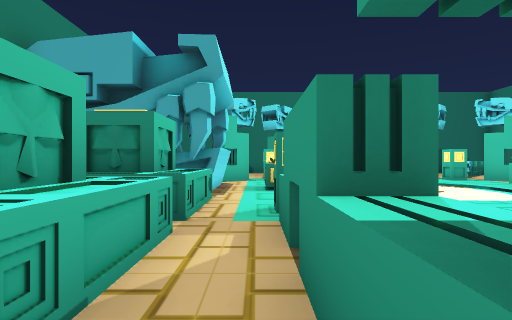
view 1 (above)

24 first-person views from a walk through a scene from a Unity 3-D project. The camera is 1.3 m above the floor, looks level and sees 80° across. The floor is counted in squares, 2 m on a side. Each view is taken from the middle of a square. On the plan, view 1 faces up. The plan holds only what a view shows up to about 10 squares ahead; the rest is blank. The place goes on beyond the plan. The player is left out. Some animated figures are not drawn.

view 2
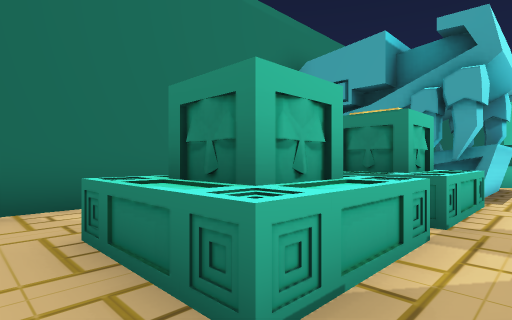

view 3
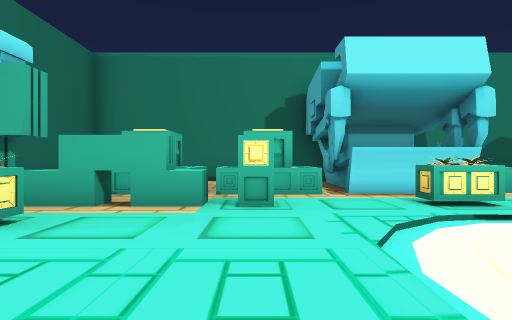

view 4
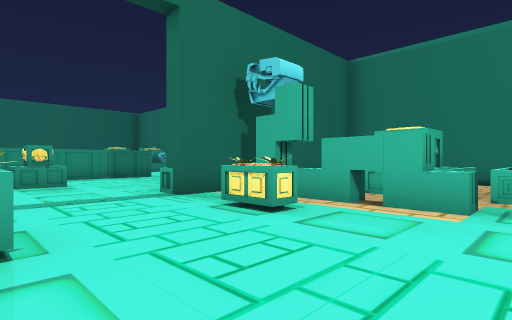

view 5
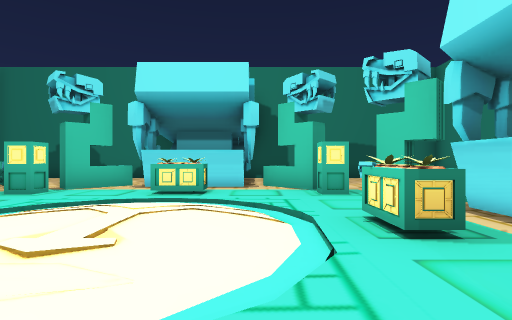

view 6
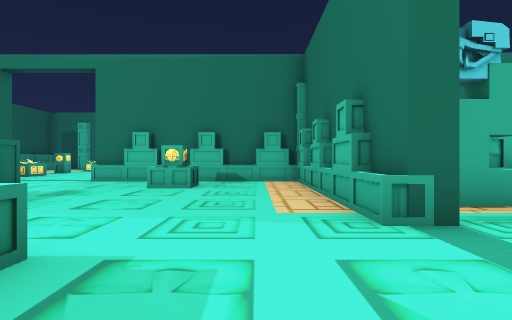

view 7
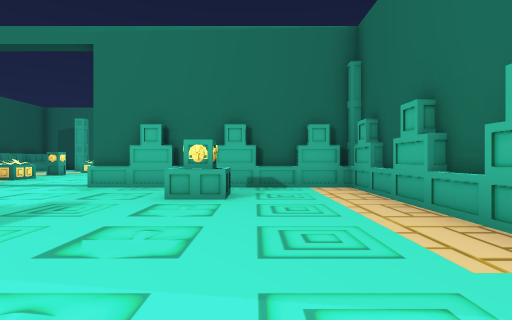

view 8
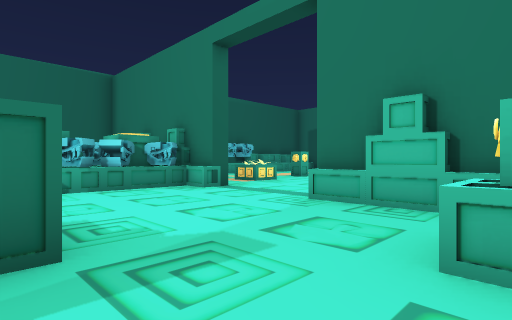

view 9
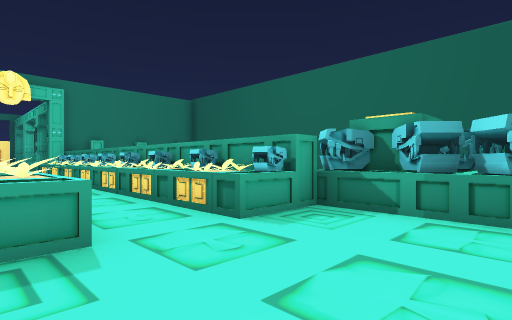

view 10
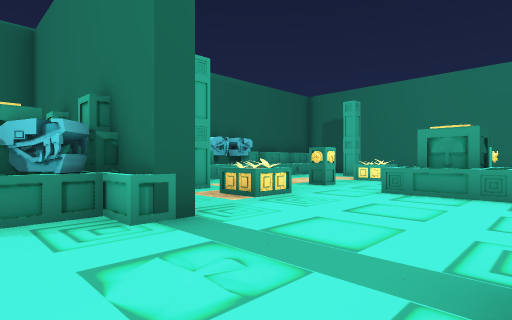

view 11
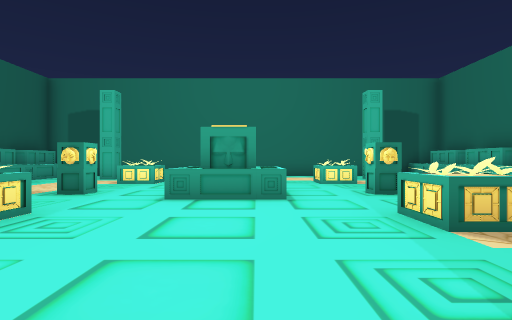

view 12
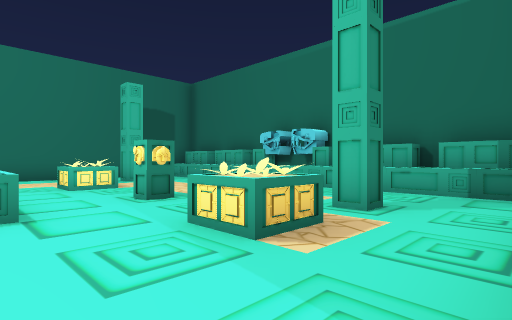

view 13
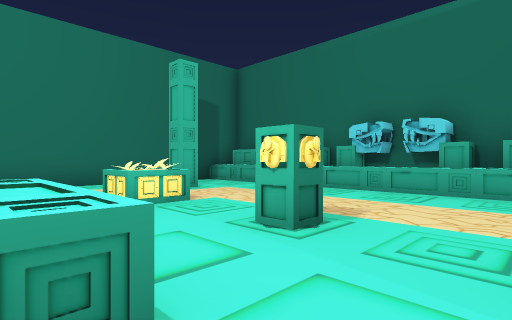

view 14
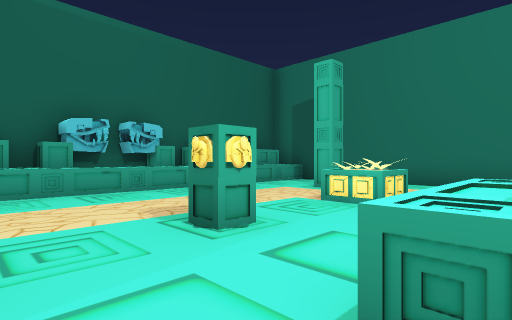

view 15
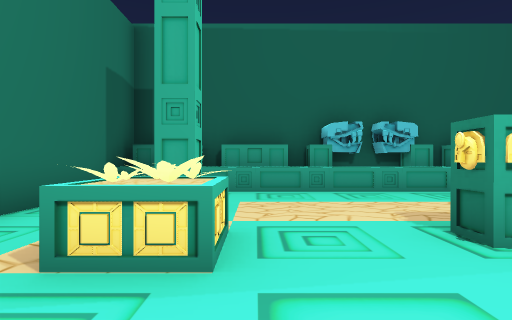

view 16
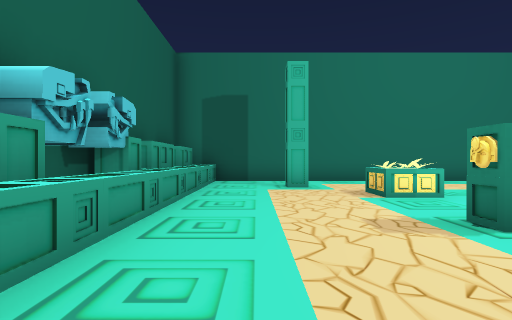

view 17
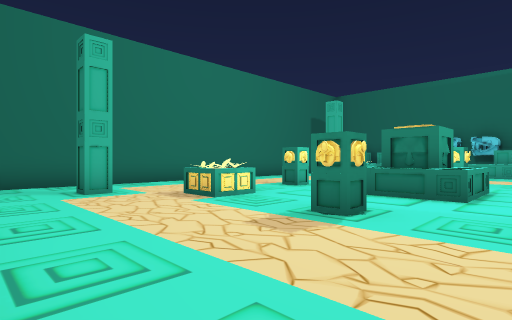

view 18
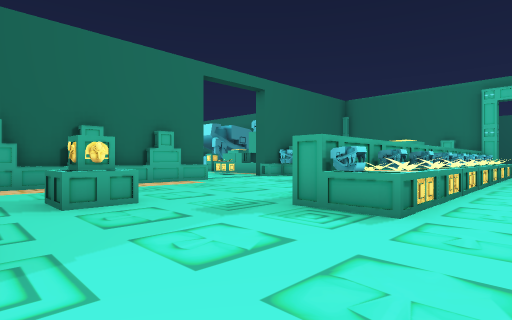

view 19
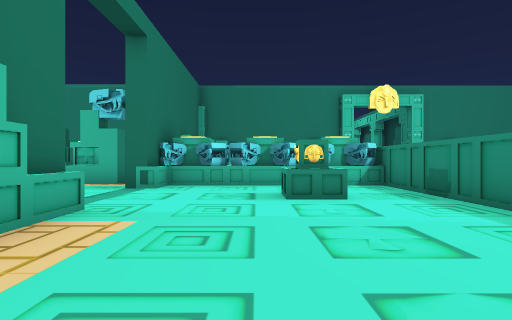

view 20
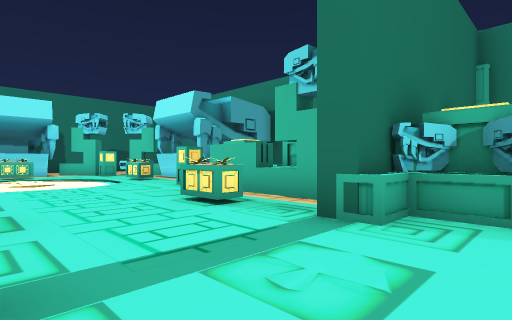

view 21
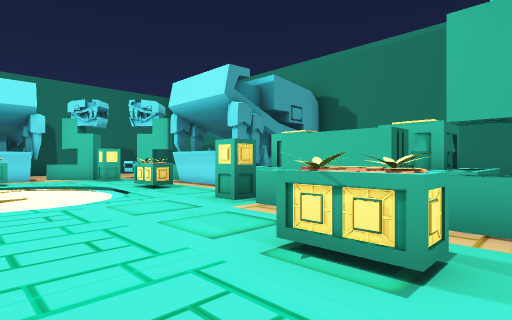

view 22
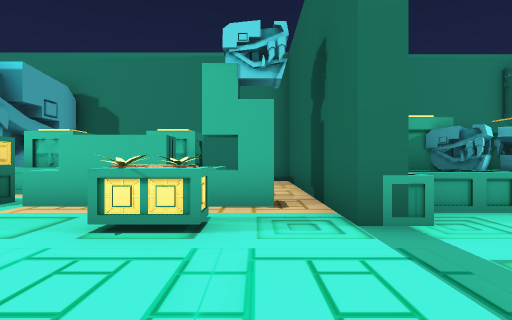

view 23
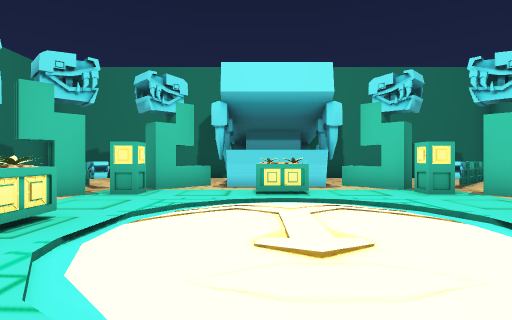

view 24
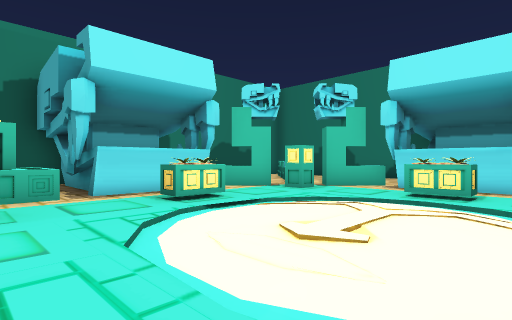

### Floor plan
Key: @ floor where view 1 was taken; # wall or solid block; x gap in a wall; . floor; / step, stairs or slope; ^ raised ledge; C candle; B box; O other object.
Columns run from 17 left of view 1 to 8 right of it. Each row starts with its distance up from view 1.
 11                 ##########
 10                 #CC.BB.CC#
  9                 ^ .////. #
  8                 ^../...# ^
  7                 ^BB....BB^
  6             ###^^........^
  5             #  OO..////..
  4             #  #B.C.....CB
  3             #..O..x.....#
  2             #.O#B.#.....#O
  1             #..BB.#B..B.#O
  0             #....@#.....x
 -1     ####### #####BB#..#
 -2   B##B##B#BB#BBBBBBB..BB
 -3  O..O..B....#B.........##
 -4 # ..........#B.........B#
 -5 #  #......#.#B^^....^^.##
 -6 #. ....O....#B.........B
 -7 #...O.....O.#..........#
 -8 #...........#B...BBBBOOOOO
 -9 #...O.OBB.................
-10 #.....OBB..............
-11 #...........#B...BBBBBOOOO
-12 #...O..O..O. BB#B#BBBBOOOO
-13 #........... O## O
-14 #..#......#    #
-15 #..........
-16 #.........  #
-17 #OB#BB#BB#BB#
-18    ########

Where each view was taken, in squares from view 1:
view 1: 0 up, 0 right, facing up
view 2: 0 up, 0 right, facing up-left
view 3: 4 up, 5 right, facing left
view 4: 4 up, 5 right, facing down-left
view 5: 4 up, 5 right, facing up
view 6: 3 down, 5 right, facing left
view 7: 4 down, 3 right, facing left
view 8: 5 down, 0 right, facing down-left
view 9: 8 down, 3 left, facing down-right
view 10: 8 down, 3 left, facing down-left
view 11: 9 down, 4 left, facing left
view 12: 9 down, 5 left, facing up-left
view 13: 9 down, 8 left, facing up-left
view 14: 10 down, 8 left, facing down-left
view 15: 10 down, 8 left, facing down
view 16: 15 down, 7 left, facing left
view 17: 16 down, 8 left, facing up-left
view 18: 10 down, 4 left, facing up-right
view 19: 4 down, 2 left, facing right
view 20: 3 down, 2 right, facing up-right
view 21: 0 up, 3 right, facing up-right
view 22: 0 up, 2 right, facing right
view 23: 4 up, 3 right, facing up
view 24: 4 up, 5 right, facing up-left
